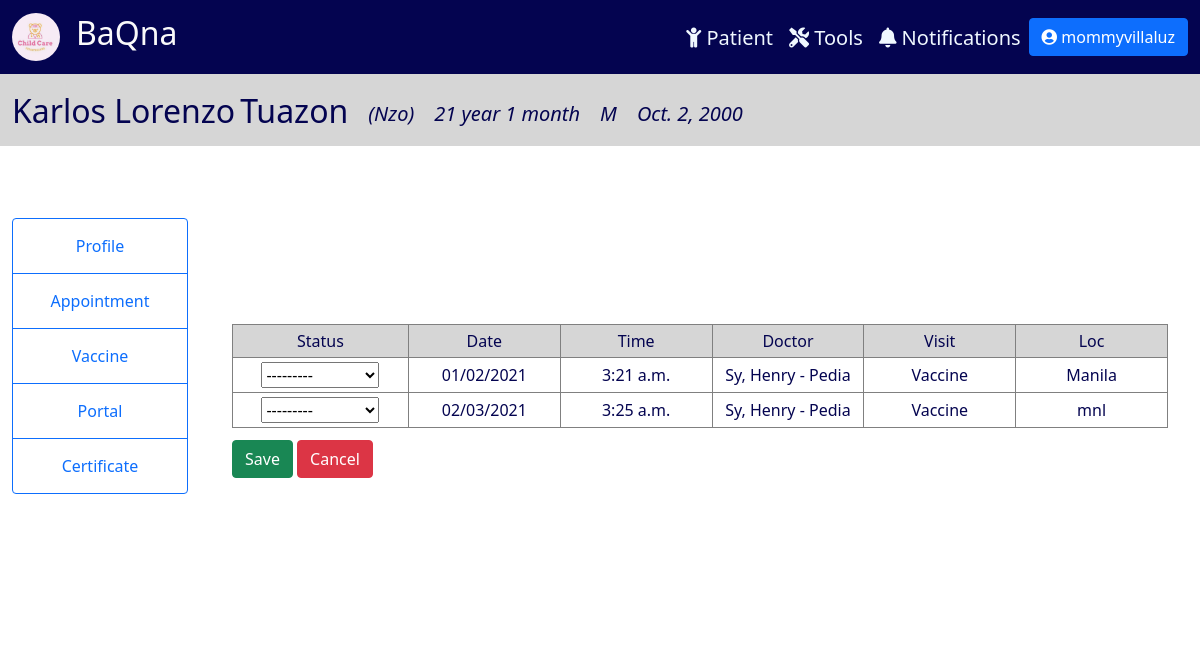
The page /editAppointment/2 (signed in) on the database as committed earlier.
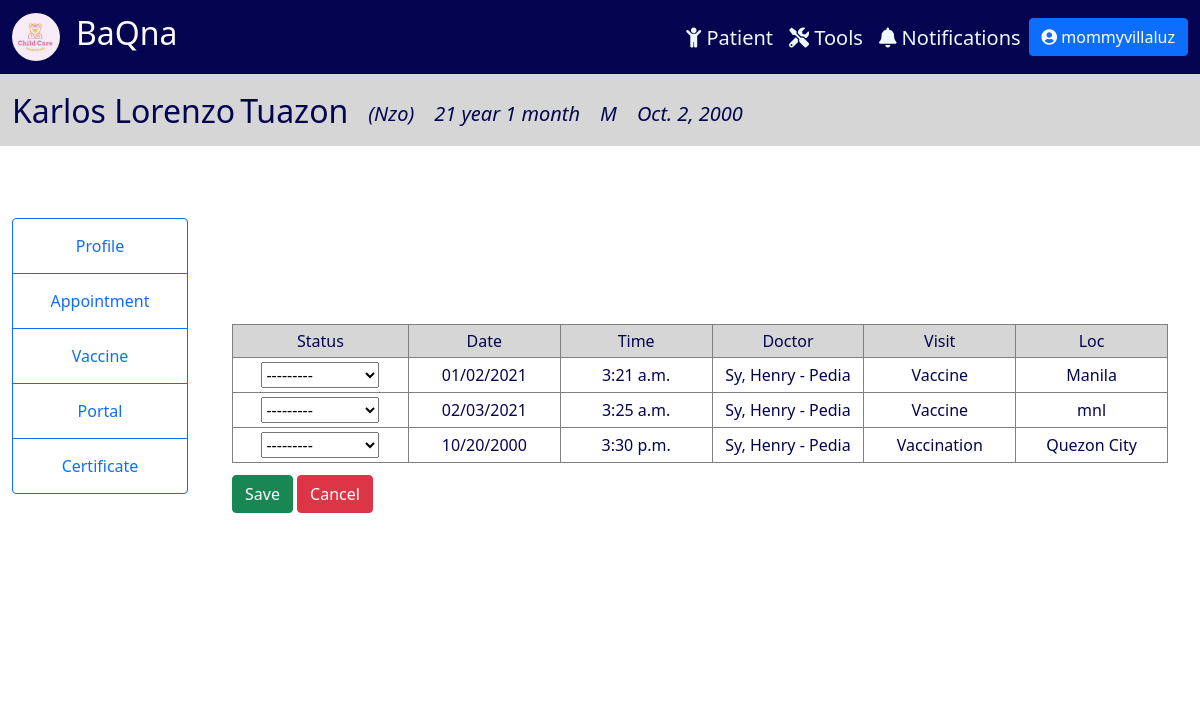
The same page on the database as committed later.
### tracker/models.py (models this page shows, shortened)
class Appointment(models.Model):
    STATUS = (
        ('Blank','Blank'),
        ('Confirmed', 'Confirmed'),
        ('Cancelled', 'Cancelled'),
        ('Rescheduled', 'Rescheduled'),
        ('Requested', 'Requested'),
    )
    patient = models.ForeignKey(Patient, null=True, on_delete=models.CASCADE)
    status = models.CharField(max_length=100, choices=STATUS, null=True)
    date = models.DateField(null=True)
    time = models.TimeField(null=True)
    doctor = models.ForeignKey(Physician, on_delete=models.CASCADE)
    visit = models.CharField(max_length=100, null=True)
    location = models.CharField(max_length=100, null=True)

class Physician(models.Model):
    last_name = models.CharField(max_length=100, null=True)
    first_name = models.CharField(max_length=100, null=True)
    age = models.IntegerField(null=True)
    cell_no = PhoneNumberField(null=True, blank=True)
    specialization = models.CharField(max_length=100, null=True)
    email = models.EmailField(max_length=100, null=True)
    def __str__(self):
        return self.last_name + ", " + self.first_name + ' - ' + self.specialization

### tracker/views.py (the view)
# urls.py: path('editAppointment/<str:pk>', views.editAppointment, name="editAppointment"),
@login_required(login_url='login')
def editAppointment(request, pk):
    patient = Patient.objects.get(id=pk)
    appointments = Appointment.objects.all()
    curr_date = datetime.date.today()
    months = curr_date.month - patient.birthdate.month
    years = curr_date.year - patient.birthdate.year
    age = "{} year {} month".format(years, months)
    if (request.method == "GET"):
        edit_appointment_form = EditAppointmentForm(instance=patient)
    else:
        edit_appointment_form = EditAppointmentForm(request.POST, instance=patient)
        if edit_appointment_form.is_valid():
            edit_appointment_form.save()
        return redirect('/appointment/' + pk)
    data = {
        'patient': patient,
        'edit_appointment_form': edit_appointment_form,
        'appointments': appointments,
        'age': age,
    }
    return render(request, 'patientmonitoring/editAppointment.html', data)

### tracker/forms.py
class EditAppointmentForm(ModelForm):
    class Meta:
        model = Appointment
        fields = ('status','patient')
        widgets = {
            'patient': HiddenInput(attrs={'type': 'hidden'}),
        }

### tracker/templates/patientmonitoring/editAppointment.html (shortened to what this page needs)
{% include 'patientmonitoring/info_header.html' %}
{% block content %}
<div class="container-fluid" style="padding:1%; ">
    <div class="row">
        <div class="col-lg-2" style="background-color: rgb(255, 255, 255); display: flex; justify-content: center; margin-top: 5%;">
          <div class="btn-group-vertical" style="display: block;">
            <a class="btn btn-outline-primary" href="{% url 'patient' patient.id %}">Profile</a>
            <a class="btn btn-outline-primary" href="#">Appointment</a>
            <a class="btn btn-outline-primary" href="{% url 'vaccine' patient.id %}">Vaccine</a>
            <a class="btn btn-outline-primary" href="{% url 'portal' patient.id %}">Portal</a>
            <a class="btn btn-outline-primary" href="{% url 'certificate' patient.id %}">Certificate</a>
          </div>
        </div>
        <div class="col-lg-10" style="background-color: white; padding-top: 8%; padding-bottom: 8%;">
          <div class="appointment-table">
            <form action="" method="post">
              <table class="table-bordered align-middle table-sm" style="width: 100%;">
                <thead class="thead-warning" style="background-color: rgb(214, 214, 214);">
                  <tr>
                    <td>Status</td>
                    <td>Date</td>
                    <td>Time</td>
                    <td>Doctor</td>
                    <td>Visit</td>
                    <td>Loc</td>
                  </tr>
                </thead>
                {% for appointment in appointments %}
                  {% if appointment.patient == patient  %}
                <tbody>
                  <tr>
                    <td>{{edit_appointment_form.status}}</td>
                    <td>{{appointment.date|date:"m/d/Y"}}</td>
                    <td>{{appointment.time}}</td>
                    <td>{{appointment.doctor}}</td>
                    <td>{{appointment.visit}}</td>
                    <td>{{appointment.location}}</td>
                  </tr>
                </tbody>
                  {% endif %}
                {% endfor %}
              </table>
              <button type="submit" class="btn btn-success" style="margin-top: 12px;">Save</button>
              <a class="btn btn-danger" style="margin-top: 12px;" href="{% url 'appointment' patient.id %}">
                Cancel
              </a>
            </form>
          </div>
        </div>
    </div>
</div>
{% endblock content %}

Rows that differ between the two databases and show on the page:
added Appointment: date "10/20/2000", time "3:30 p.m.", doctor "Sy, Henry - Pedia", visit "Vaccination", location "Quezon City"
